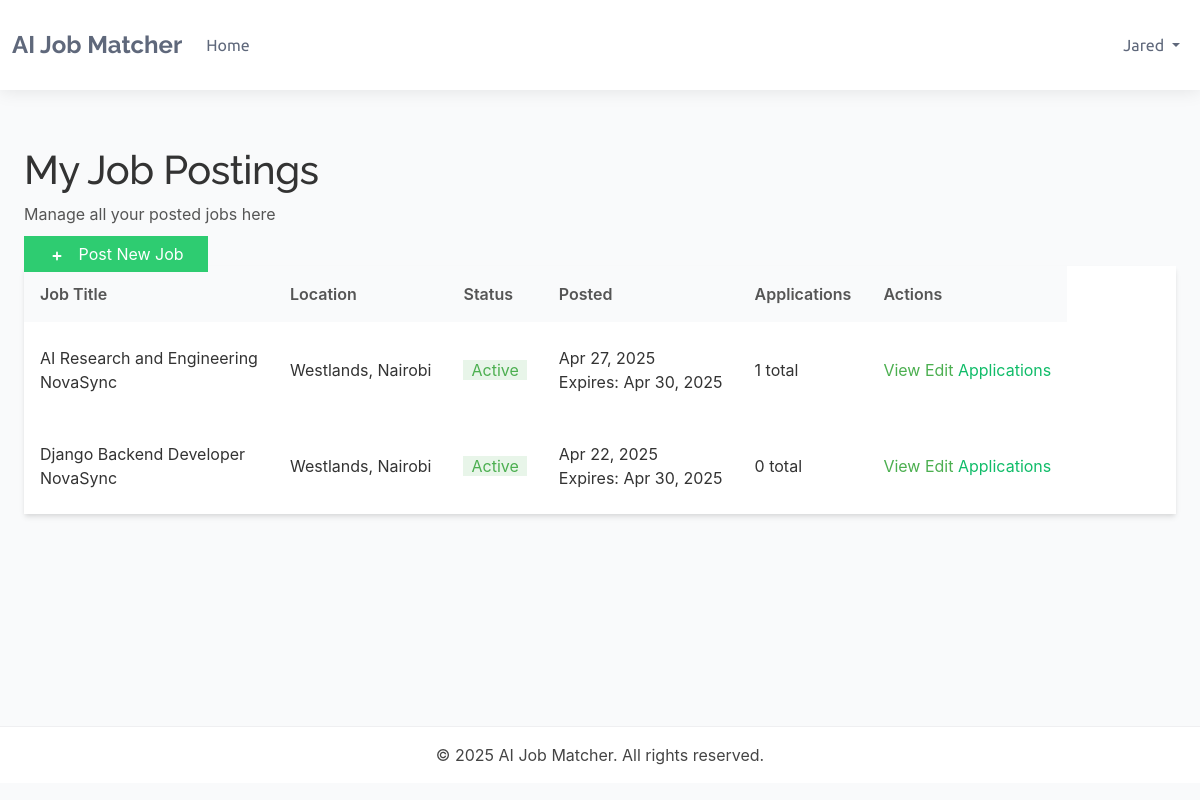
/dashboards/recruiter/jobs/ (signed in), run on an earlier commit of the app's database.
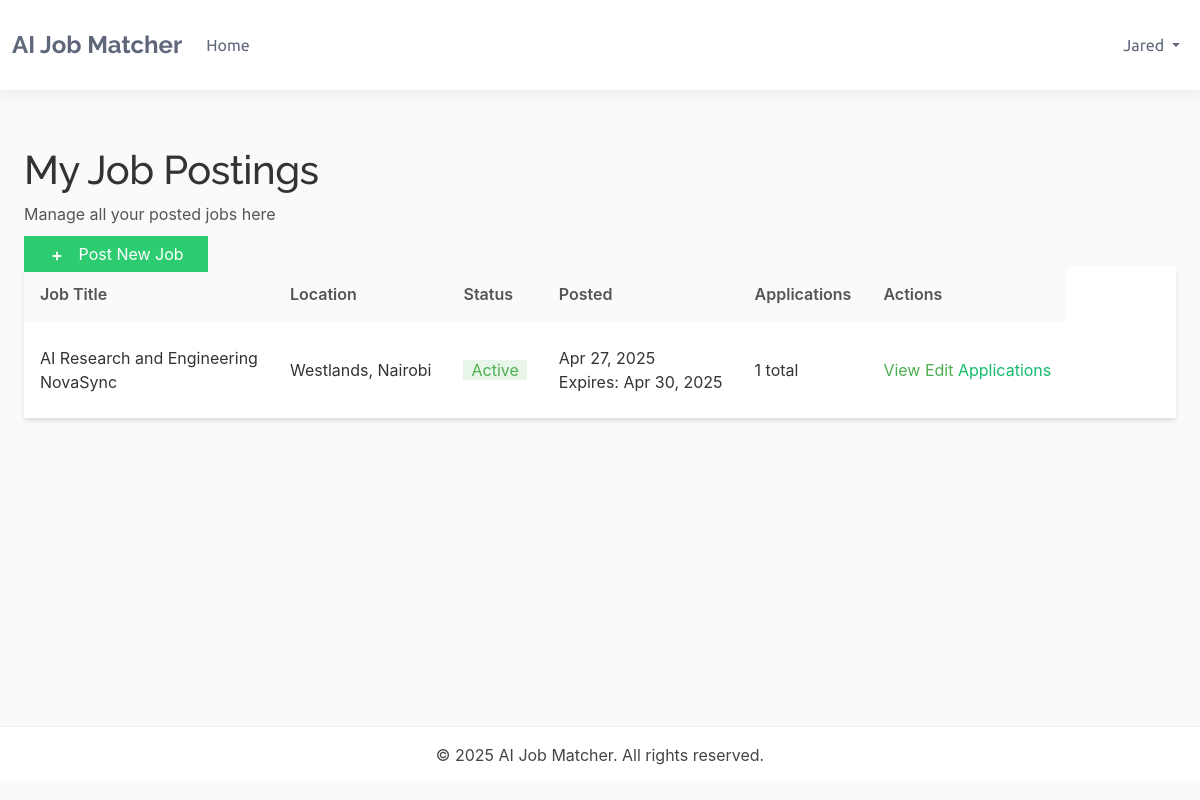
And on a later commit of the database.
### accounts/models.py (models this page shows, shortened)
class TrackingModel(models.Model):
    created_at = models.DateTimeField(auto_now_add=True)
    updated_at = models.DateTimeField(auto_now=True)
    class Meta:
        abstract = True
        ordering = ["-created_at"]

class User(AbstractBaseUser, TrackingModel):
    username_validator = UnicodeUsernameValidator()
    Role_choices = (
        ("Administrator", "Administrator"),
        ("Recruiter", "Recruiter"),
        ("Candidate", "Candidate")
    )
    Gender_choices = (
        ("Male", "Male"),
        ("Female", "Female"),
        ("Other", "Other")
    )
    username = models.CharField(
        _('username'),
        max_length=150,
        unique=True,
        validators=[username_validator],
        error_messages={
            'unique':_("A user with that username already exists."),
        },
    )
    phoneNumberRegex = RegexValidator(regex=r"^\+?1?\d{8,15}$")
    full_name = models.CharField(_('full name'),max_length=200)
    email = models.EmailField(_('email'), unique=True, error_messages={
        'unique': ('A user with email already exists.'),
    })
    gender = models.CharField(_("gender"), max_length=10, choices=Gender_choices)
    phone = PhoneNumberField(
        _('phone number'), unique=True,validators=[phoneNumberRegex],
        blank=True, null=True, max_length=27)
    country = models.CharField(_("country"), max_length=50,
                              blank=True, null=True)
    city = models.CharField(_("city"), max_length=50,
                              blank=True, null=True)
    role = models.CharField(_('Role'), max_length=17, choices=Role_choices, default="Client")
    is_active = models.BooleanField(_('active'), default=True)
    is_admin = models.BooleanField(_('admin'), default=False)
    is_staff = models.BooleanField(_("staff"), default=False)
    timestamp = models.DateTimeField(_("timestamp"), auto_now_add=True)
    objects = CustomManager()
    USERNAME_FIELD = 'email'
    REQUIRED_FIELDS = ['username',]
    @property
    def staff(self):
        return self.staff
    @property
    def active(self):
        return self.active
    @property
    def admin(self):
        return self.admin

### dashboards/models.py (models this page shows, shortened)
class BaseModel(models.Model):
    created_at = models.DateTimeField(auto_now_add=True)
    updated_at = models.DateTimeField(auto_now=True)
    class Meta:
        abstract = True

class JobPosting(BaseModel):
    STATUS_CHOICES = (
        ('active', 'Active'),
        ('filled', 'Filled'),
        ('expired', 'Expired'),
        ('draft', 'Draft'),
    )
    recruiter = models.ForeignKey(Recruiter, on_delete=models.CASCADE, related_name='job_postings')
    title = models.CharField(_('job title'), max_length=255)
    company_name = models.CharField(_('company name'), max_length=255)
    category = models.CharField(_('job category'), max_length=100)
    description = models.TextField(_('job description'))
    requirements = models.TextField(_('job requirements'))
    responsibilities = models.TextField(_('responsibilities'))
    location = models.CharField(_('location'), max_length=255)
    salary_min = models.DecimalField(_('minimum salary'), max_digits=12, decimal_places=2, null=True, blank=True)
    salary_max = models.DecimalField(_('maximum salary'), max_digits=12, decimal_places=2, null=True, blank=True)
    experience_required = models.PositiveIntegerField(_('experience required (years)'), default=0)
    education_level = models.CharField(_('education level'), max_length=100)
    employment_type = models.CharField(_('employment type'), max_length=50)
    status = models.CharField(_('status'), max_length=20, choices=STATUS_CHOICES, default='active')
    expiry_date = models.DateField(_('expiry date'), default=timezone.now)
    skills_required = models.TextField(_('skills required'))
    embedding_vector = models.BinaryField(_('job embedding vector'), null=True, blank=True)
    class Meta:
        ordering = ['-created_at']
        verbose_name = _('Job Posting')
        verbose_name_plural = _('Job Postings')

### dashboards/views.py (the view)
# urls.py: path('recruiter/jobs/', views.job_list, name='job_list'),
@login_required
@user_passes_test(is_recruiter)
def job_list(request):
    recruiter_profile = request.user.recruiter
    jobs = JobPosting.objects.filter(recruiter=recruiter_profile).order_by('-created_at')
    for job in jobs:
        job.application_count = JobApplication.objects.filter(job=job).count()
        job.pending_count = JobApplication.objects.filter(job=job, status='pending').count()
    paginator = Paginator(jobs, 10)  # Show 10 jobs per page
    page_number = request.GET.get('page')
    page_obj = paginator.get_page(page_number)
    context = {
        'page_obj': page_obj,
    }
    return render(request, 'dashboards/job_list.html', context)

### dashboards/views.py (called while the page is built)
def is_recruiter(user):
    return user.is_authenticated and user.role == 'Recruiter'

### templates/dashboards/job_list.html (shortened to what this page needs)
{% extends 'dashboards/base.html' %}
{% block content %}
<div class="container mx-auto px-4 py-6">
    <div class="flex justify-between items-center mb-6">
        <div>
            <h1 class="text-3xl font-bold text-gray-800">My Job Postings</h1>
            <p class="text-gray-600">Manage all your posted jobs here</p>
        </div>
        <div>
            <a href="{% url 'dashboards:create_job' %}" class="bg-blue-600 hover:bg-blue-700 text-white px-4 py-2 rounded-md text-sm font-medium flex items-center">
                <svg xmlns="http://www.w3.org/2000/svg" class="h-5 w-5 mr-2" viewBox="0 0 20 20" fill="currentColor">
                    <path fill-rule="evenodd" d="M10 5a1 1 0 011 1v3h3a1 1 0 110 2h-3v3a1 1 0 11-2 0v-3H6a1 1 0 110-2h3V6a1 1 0 011-1z" clip-rule="evenodd" />
                </svg>
                Post New Job
            </a>
        </div>
    </div>
    <div class="bg-white rounded-lg shadow-md overflow-hidden">
        {% if page_obj %}
            <div class="overflow-x-auto">
                <table class="min-w-full divide-y divide-gray-200">
                    <thead class="bg-gray-50">
                        <tr>
                            <th scope="col" class="px-6 py-3 text-left text-xs font-medium text-gray-500 uppercase tracking-wider">Job Title</th>
                            <th scope="col" class="px-6 py-3 text-left text-xs font-medium text-gray-500 uppercase tracking-wider">Location</th>
                            <th scope="col" class="px-6 py-3 text-left text-xs font-medium text-gray-500 uppercase tracking-wider">Status</th>
                            <th scope="col" class="px-6 py-3 text-left text-xs font-medium text-gray-500 uppercase tracking-wider">Posted</th>
                            <th scope="col" class="px-6 py-3 text-left text-xs font-medium text-gray-500 uppercase tracking-wider">Applications</th>
                            <th scope="col" class="px-6 py-3 text-left text-xs font-medium text-gray-500 uppercase tracking-wider">Actions</th>
                        </tr>
                    </thead>
                    <tbody class="bg-white divide-y divide-gray-200">
                        {% for job in page_obj %}
                        <tr>
                            <td class="px-6 py-4 whitespace-nowrap">
                                <div class="text-sm font-medium text-gray-900">{{ job.title }}</div>
                                <div class="text-xs text-gray-500">{{ job.company_name }}</div>
                            </td>
                            <td class="px-6 py-4 whitespace-nowrap">
                                <div class="text-sm text-gray-900">{{ job.location }}</div>
                            </td>
                            <td class="px-6 py-4 whitespace-nowrap">
                                <span class="px-2 inline-flex text-xs leading-5 font-semibold rounded-full
                                    {% if job.status == 'active' %}bg-green-100 text-green-800
                                    {% elif job.status == 'filled' %}bg-blue-100 text-blue-800
                                    {% elif job.status == 'expired' %}bg-red-100 text-red-800
                                    {% elif job.status == 'draft' %}bg-gray-100 text-gray-800
                                    {% else %}bg-gray-100 text-gray-800{% endif %}">
                                    {{ job.status|title }}
                                </span>
                            </td>
                            <td class="px-6 py-4 whitespace-nowrap text-sm text-gray-500">
                                {{ job.created_at|date:"M d, Y" }}
                                <div class="text-xs text-gray-400">Expires: {{ job.expiry_date|date:"M d, Y" }}</div>
                            </td>
                            <td class="px-6 py-4 whitespace-nowrap">
                                <div class="text-sm text-gray-900">{{ job.application_count }} total</div>
                            </td>
                            <td class="px-6 py-4 whitespace-nowrap text-sm font-medium">
                                <div class="flex space-x-2">
                                    <a href="{% url 'dashboards:job_detail' job_id=job.id %}" class="text-blue-600 hover:text-blue-900">View</a>
                                    <a href="{% url 'dashboards:edit_job' job_id=job.id %}" class="text-indigo-600 hover:text-indigo-900">Edit</a>
                                    <a href="{% url 'dashboards:applications_list' %}?job={{ job.id }}" class="text-green-600 hover:text-green-900">Applications</a>
                                </div>
                            </td>
                        </tr>
                        {% endfor %}
                    </tbody>
                </table>
            </div>
        {% endif %}
    </div>
</div>
{% endblock %}

### templates/dashboards/base.html (shortened to what this page needs)
<!DOCTYPE html>
<html lang="en">
<head>
    <link href="https://cdn.jsdelivr.net/npm/bootstrap@5.3.0-alpha1/dist/css/bootstrap.min.css" rel="stylesheet">
</head>
<body>
    <nav class="navbar navbar-expand-lg">
        <div class="container">
            <a class="navbar-brand" href="/">AI Job Matcher</a>
            <div class="collapse navbar-collapse" id="navbarNav">
                <ul class="navbar-nav me-auto">
                    <li class="nav-item">
                        <a class="nav-link" href="{% url 'accounts:home' %}">Home</a>
                    </li>
                </ul>
                <ul class="navbar-nav">
                    {% if user.is_authenticated %}
                        <li class="nav-item dropdown">
                            <a class="nav-link dropdown-toggle" href="#" id="navbarDropdown" role="button" data-bs-toggle="dropdown" aria-expanded="false">
                                {{ user.username }}
                            </a>
                        </li>
                    {% endif %}
                </ul>
            </div>
        </div>
    </nav>
    <div class="container main-content">
        {% block content %}{% endblock %}
    </div>
    <footer class="text-center py-3">
        <div class="container">
            <p class="mb-0">&copy; {% now "Y" %} AI Job Matcher. All rights reserved.</p>
        </div>
    </footer>
</body>
</html>

### templates/dashboards/base.html (style rules this page uses)
:root { --default-font: "Roboto", system-ui, -apple-system, "Segoe UI", Roboto, "Helvetica Neue", Arial, "Noto Sans", "Liberation Sans", sans-serif; --heading-font: "Raleway", sans-serif; --nav-font: "Ubuntu", sans-serif; --background-color: #ffffff; --default-color: #444444; --heading-color: #5f687b; --accent-color: #10bc69; --surface-color: #ffffff; --contrast-color: #ffffff; --nav-color: #5f687b; --nav-hover-color: #10bc69; --nav-mobile-background-color: #ffffff; --nav-dropdown-background-color: #ffffff; --nav-dropdown-color: #5f687b; --nav-dropdown-hover-color: #10bc69; }
body { color: var(--default-color); background-color: var(--background-color); font-family: var(--default-font); }
h1, h2, h3, h4, h5, h6 { color: var(--heading-color); font-family: var(--heading-font); }
a { color: var(--accent-color); text-decoration: none; transition: 0.3s; }
.navbar { padding: 15px 0; transition: all 0.5s; background-color: var(--background-color) !important; box-shadow: 0px 0 18px rgba(0, 0, 0, 0.1); }
.navbar-brand { font-family: var(--heading-font); font-weight: 700; font-size: 24px; color: var(--heading-color) !important; }
.navbar-nav .nav-link { font-family: var(--nav-font); color: var(--nav-color) !important; font-weight: 400; padding: 18px 15px; transition: 0.3s; }
.main-content { min-height: calc(100vh - 180px); padding: 40px 0; }
footer { background-color: var(--background-color) !important; border-top: 1px solid rgba(95, 104, 123, 0.1); color: var(--default-color) !important; padding: 25px 0; }

### templates/dashboards/job_list.html (style rules this page uses)
:root { --primary-green: #2ecc71; --light-green: #e8f5e9; --medium-green: #4caf50; --accent-green: #66bb6a; --hover-green: #27ae60; --text-dark: #333333; --text-medium: #555555; --text-light: #777777; --border-color: #e0e0e0; }
body { font-family: 'Inter', 'Segoe UI', sans-serif; background-color: #f9fafb; color: var(--text-dark); }
.container { max-width: 1400px; }
.text-3xl { color: var(--text-dark); letter-spacing: -0.5px; }
.text-gray-600 { color: var(--text-medium); }
.bg-blue-600 { background-color: var(--primary-green) !important; transition: background-color 0.2s, transform 0.2s; }
svg { vertical-align: middle; }
.flex.items-center svg.h-5.w-5 { height: 18px; width: 18px; margin-right: 8px; }
.bg-white { transition: box-shadow 0.2s; }
.shadow-md { box-shadow: 0 4px 6px -1px rgba(0, 0, 0, 0.1), 0 2px 4px -1px rgba(0, 0, 0, 0.06) !important; }
th { font-weight: 600; color: var(--text-medium); padding: 12px 16px !important; background-color: #f9fafb !important; }
td { padding: 14px 16px !important; }
.bg-green-100 { background-color: var(--light-green) !important; }
.text-green-800 { color: var(--medium-green) !important; }
.text-blue-800, .text-blue-600, .text-blue-900 { color: var(--medium-green) !important; }
a.text-blue-600, a.text-indigo-600 { color: var(--medium-green) !important; transition: color 0.15s; }
.text-blue-600 { color: var(--medium-green) !important; }

What changed in the data, as far as the page shows it:
removed JobPosting: title "Django Backend Developer", company_name "NovaSync", location "Westlands, Nairobi", status "Active", created_at "Apr 22, 2025", expiry_date "Apr 30, 2025", application_count "0"
